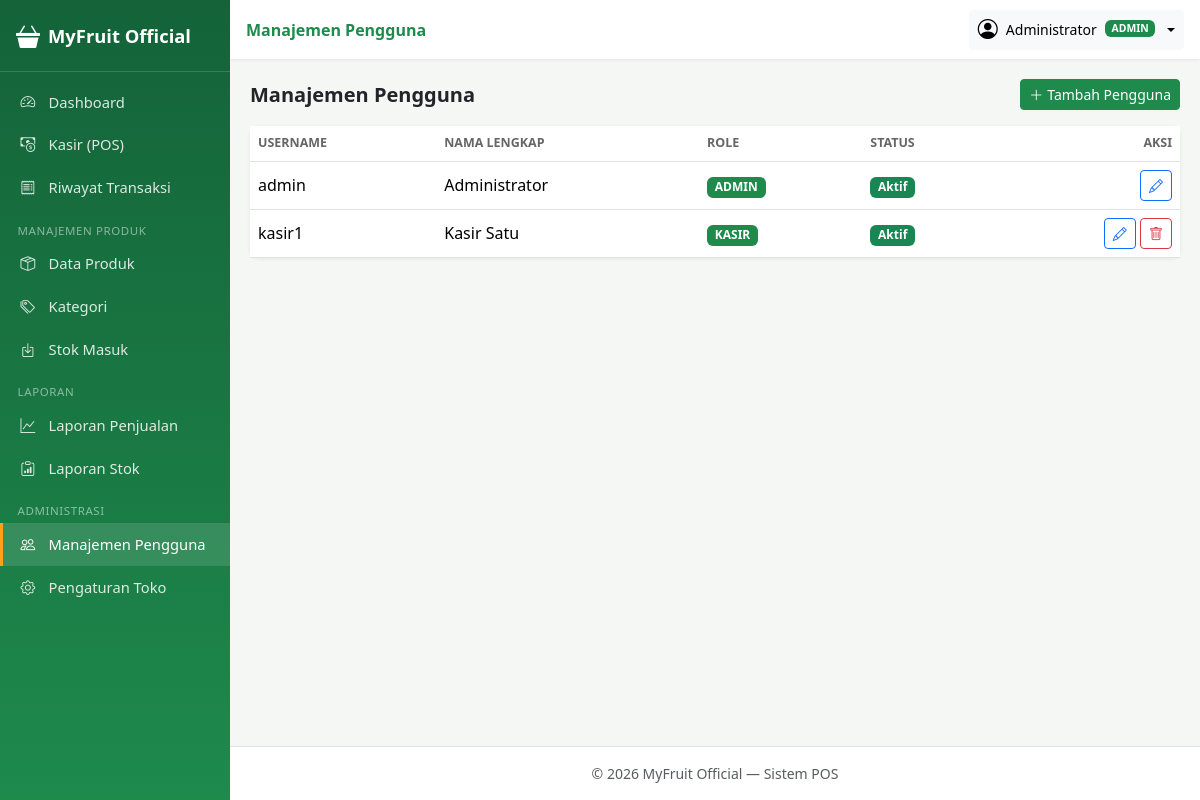
/pengguna/index.php (signed in), run on the app's committed database.
### tables this page shows
CREATE TABLE users (
    id INT AUTO_INCREMENT PRIMARY KEY,
    username VARCHAR(50) NOT NULL UNIQUE,
    password VARCHAR(255) NOT NULL,
    nama_lengkap VARCHAR(100) NOT NULL,
    role ENUM('admin','kasir') NOT NULL DEFAULT 'kasir',
    status ENUM('aktif','nonaktif') NOT NULL DEFAULT 'aktif',
    created_at TIMESTAMP DEFAULT CURRENT_TIMESTAMP,
    updated_at TIMESTAMP DEFAULT CURRENT_TIMESTAMP ON UPDATE CURRENT_TIMESTAMP
);

### includes/auth.php (called while the page is built, shortened)
<?php
function currentUser() {
    return [
        'id'     => $_SESSION['user_id']   ?? null,
        'nama'   => $_SESSION['nama']      ?? null,
        'role'   => $_SESSION['role']      ?? null,
        'username' => $_SESSION['username'] ?? null,
    ];
}

### pengguna/index.php (the view, shortened to what this page needs)
<?php
require_once __DIR__ . '/../config/database.php';
require_once __DIR__ . '/../includes/auth.php';
$pageTitle = 'Manajemen Pengguna';
$depth = 1;
$userList = $pdo->query("SELECT * FROM users ORDER BY created_at DESC")->fetchAll();
include __DIR__ . '/../includes/header.php';
?>
<div class="d-flex justify-content-between align-items-center mb-3">
    <h5 class="fw-bold mb-0">Manajemen Pengguna</h5>
    <button class="btn btn-mf btn-sm" data-bs-toggle="modal" data-bs-target="#modalTambah"><i class="bi bi-plus-lg me-1"></i>Tambah Pengguna</button>
</div>
<div class="card">
    <div class="card-body p-0">
        <div class="table-responsive">
        <table class="table table-hover mb-0 align-middle">
            <thead><tr><th>Username</th><th>Nama Lengkap</th><th>Role</th><th>Status</th><th class="text-end">Aksi</th></tr></thead>
            <tbody>
            <?php foreach ($userList as $u): ?>
                <tr>
                    <td><?= htmlspecialchars($u['username']) ?></td>
                    <td><?= htmlspecialchars($u['nama_lengkap']) ?></td>
                    <td><span class="badge bg-mf text-uppercase"><?= htmlspecialchars($u['role']) ?></span></td>
                    <td><?= $u['status'] === 'aktif' ? '<span class="badge bg-success">Aktif</span>' : '<span class="badge bg-secondary">Nonaktif</span>' ?></td>
                    <td class="text-end">
                        <button class="btn btn-sm btn-outline-primary" data-bs-toggle="modal" data-bs-target="#modalEdit<?= $u['id'] ?>"><i class="bi bi-pencil"></i></button>
                        <?php if ($u['id'] != $_SESSION['user_id']): ?>
                        <a href="?hapus=<?= $u['id'] ?>" class="btn btn-sm btn-outline-danger" onclick="return confirm('Hapus pengguna ini?')"><i class="bi bi-trash"></i></a>
                        <?php endif; ?>
                    </td>
                </tr>
            <?php endforeach; ?>
            </tbody>
        </table>
        </div>
    </div>
</div>
<?php include __DIR__ . '/../includes/footer.php'; ?>

### includes/header.php (shortened to what this page needs)
<?php
$depth = $depth ?? 0;
$prefix = str_repeat('../', $depth);
$user = currentUser();
?>
<!DOCTYPE html>
<html lang="id">
<head>
    <link href="https://cdn.jsdelivr.net/npm/bootstrap@5.3.3/dist/css/bootstrap.min.css" rel="stylesheet">
    <link href="https://cdn.jsdelivr.net/npm/bootstrap-icons@1.11.3/font/bootstrap-icons.css" rel="stylesheet">
    <link href="<?= $prefix ?>assets/css/style.css" rel="stylesheet">
</head>
<body>
<?php include __DIR__ . '/sidebar.php'; ?>
<div id="content-wrapper">
    <nav id="topbar" class="d-flex align-items-center justify-content-between">
        <div class="d-flex align-items-center gap-2">
            <span class="fw-semibold text-mf d-none d-md-inline"><?= htmlspecialchars($pageTitle ?? '') ?></span>
        </div>
        <div class="dropdown">
            <button class="btn btn-sm btn-light dropdown-toggle d-flex align-items-center gap-2" type="button" data-bs-toggle="dropdown">
                <i class="bi bi-person-circle fs-5"></i>
                <span class="d-none d-sm-inline"><?= htmlspecialchars($user['nama']) ?></span>
                <span class="badge bg-mf d-none d-sm-inline text-uppercase" style="font-size:.65rem;"><?= htmlspecialchars($user['role']) ?></span>
            </button>
        </div>
    </nav>
    <main id="page-content">

### assets/css/style.css (style rules this page uses)
:root { --mf-primary: #1e8a4c; --mf-primary-dark: #146339; --mf-accent: #ff9f1c; --mf-bg: #f4f7f4; --mf-sidebar-w: 230px; }
body { background: var(--mf-bg); font-family: 'Segoe UI', Roboto, -apple-system, sans-serif; overflow-x: hidden; }
#content-wrapper { margin-left: var(--mf-sidebar-w); min-height: 100vh; transition: margin-left .25s ease; display: flex; flex-direction: column; }
#topbar { background: #fff; box-shadow: 0 1px 3px rgba(0,0,0,.08); padding: .6rem 1rem; position: sticky; top: 0; z-index: 1020; }
#page-content { padding: 1.25rem; flex: 1; width: 100%; }
.card { border: none; border-radius: .6rem; box-shadow: 0 1px 4px rgba(0,0,0,.07); }
.btn-mf { background: var(--mf-primary); border-color: var(--mf-primary); color: #fff; }
.text-mf { color: var(--mf-primary) !important; }
.bg-mf { background: var(--mf-primary) !important; }
.table thead th { font-size: .78rem; text-transform: uppercase; color: #666; border-top: none; }

### data on the page
users: nama_lengkap "Administrator", role "ADMIN", username "admin", status "Aktif"
users: username "kasir1", nama_lengkap "Kasir Satu", role "KASIR", status "Aktif"

### other printed values
$pageTitle "Manajemen Pengguna"
